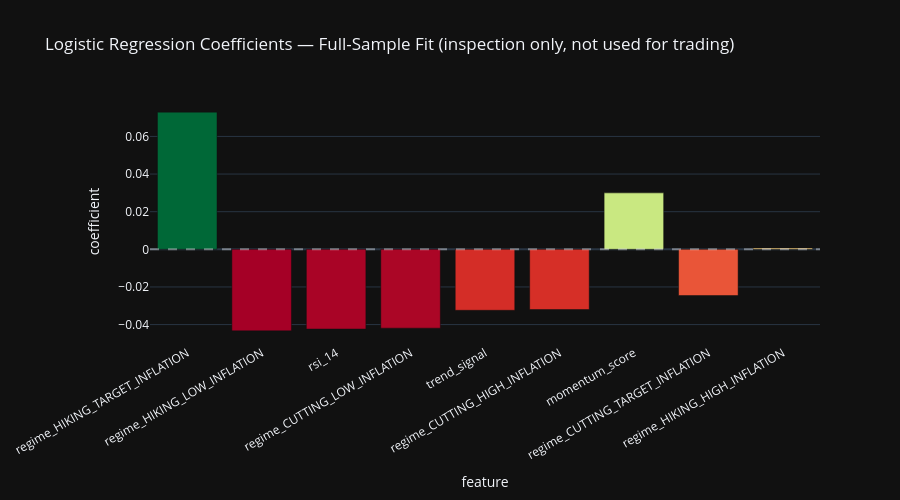

Notebook code cell kept with this figure:
### Markdown cell above
## 3. Which feature actually mattered? Coefficient inspection

Even though the strategy as a whole doesn't show an edge, it's worth
checking the model's own internal logic: did it learn anything
sensible-looking at all, or is it essentially noise? We refit on the
full dataset (not for trading — purely for inspection) and look at
which features the model weighted most heavily.

### Code cell
full_model = RegimePredictor().fit(df.dropna(subset=["outperformed"]))
coefs = full_model.coefficient_summary()

fig = px.bar(
    coefs,
    x="feature", y="coefficient",
    color="coefficient",
    color_continuous_scale="RdYlGn",
    title="Logistic Regression Coefficients — Full-Sample Fit (inspection only, not used for trading)",
    template="plotly_dark",
)
fig.add_hline(y=0, line_dash="dash", opacity=0.4)
fig.update_layout(height=500, xaxis_tickangle=-30, coloraxis_showscale=False)
fig.show()

print(coefs.to_string(index=False))

### Figure 1 — Plotly figure (JSON) as saved in the notebook; plotly's stock layout.template omitted (floating-point values rounded to 4 significant figures)
{"data": [{"hovertemplate": "feature=%{x}<br>coefficient=%{marker.color}<extra></extra>", "legendgroup": "", "marker": {"color": [0.0729, -0.04332, -0.04237, -0.0419, -0.0324, -0.032, 0.03, -0.02456, 0.0006699], "coloraxis": "coloraxis", "pattern": {"shape": ""}}, "name": "", "orientation": "v", "showlegend": false, "textposition": "auto", "type": "bar", "x": ["regime_HIKING_TARGET_INFLATION", "regime_HIKING_LOW_INFLATION", "rsi_14", "regime_CUTTING_LOW_INFLATION", "trend_signal", "regime_CUTTING_HIGH_INFLATION", "momentum_score", "regime_CUTTING_TARGET_INFLATION", "regime_HIKING_HIGH_INFLATION"], "xaxis": "x", "y": [0.0729, -0.04332, -0.04237, -0.0419, -0.0324, -0.032, 0.03, -0.02456, 0.0006699], "yaxis": "y"}], "layout": {"barmode": "relative", "coloraxis": {"autocolorscale": false, "colorbar": {"title": {"text": "coefficient"}}, "colorscale": [[0, "rgb(165,0,38)"], [0.1, "rgb(215,48,39)"], [0.2, "rgb(244,109,67)"], [0.3, "rgb(253,174,97)"], [0.4, "rgb(254,224,139)"], [0.5, "rgb(255,255,191)"], [0.6, "rgb(217,239,139)"], [0.7, "rgb(166,217,106)"], [0.8, "rgb(102,189,99)"], [0.9, "rgb(26,152,80)"], [1, "rgb(0,104,55)"]], "showscale": false}, "height": 500, "legend": {"tracegroupgap": 0}, "shapes": [{"line": {"dash": "dash"}, "opacity": 0.4, "type": "line", "x0": 0, "x1": 1, "xref": "x domain", "y0": 0, "y1": 0, "yref": "y"}], "title": {"text": "Logistic Regression Coefficients — Full-Sample Fit (inspection only, not used for trading)"}, "xaxis": {"anchor": "y", "domain": [0, 1], "tickangle": -30, "title": {"text": "feature"}}, "yaxis": {"anchor": "x", "domain": [0, 1], "title": {"text": "coefficient"}}}}
